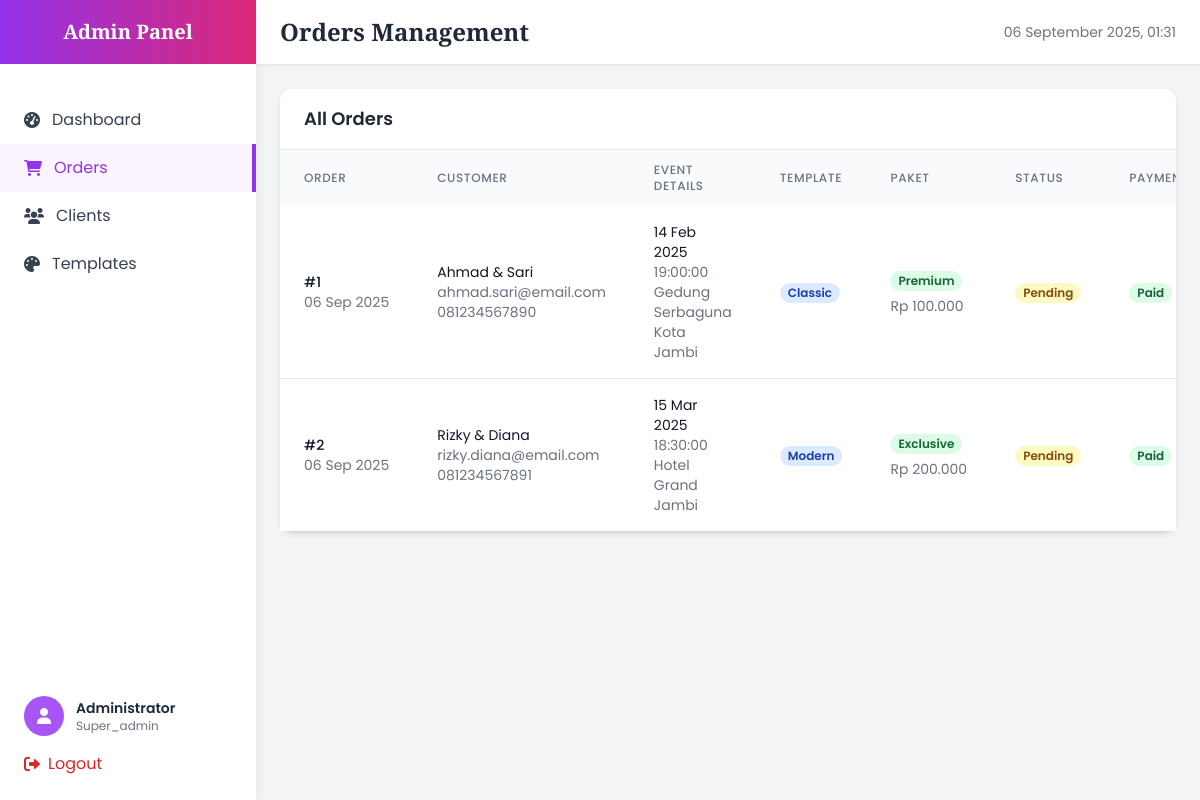
Screenshot of /admin/orders.php (signed in) with the database file from the repository.
### tables this page shows
CREATE TABLE IF NOT EXISTS undangan (
    id INT AUTO_INCREMENT PRIMARY KEY,
    nama_pasangan VARCHAR(255) NOT NULL,
    slug VARCHAR(255) UNIQUE NOT NULL,
    tanggal_acara DATE NOT NULL,
    lokasi VARCHAR(500) NOT NULL,
    template VARCHAR(50) NOT NULL DEFAULT 'classic',
    paket VARCHAR(50) NOT NULL DEFAULT 'basic',
    status ENUM('pending', 'processing', 'completed', 'cancelled') DEFAULT 'pending',
    created_at TIMESTAMP DEFAULT CURRENT_TIMESTAMP,
    updated_at TIMESTAMP DEFAULT CURRENT_TIMESTAMP ON UPDATE CURRENT_TIMESTAMP,
    
     
    nama_pria VARCHAR(255),
    nama_wanita VARCHAR(255),
    nama_ortu_pria VARCHAR(255),
    nama_ortu_wanita VARCHAR(255),
    alamat_lengkap TEXT,
    waktu_acara TIME,
    kontak_wa VARCHAR(20),
    email VARCHAR(100),
    
     
    musik_url VARCHAR(500),
    galeri_foto JSON,
    map_lokasi VARCHAR(500),
    ucapan_khusus TEXT,
    
     
    harga DECIMAL(10,2),
    status_pembayaran ENUM('pending', 'paid', 'failed') DEFAULT 'pending',
    metode_pembayaran VARCHAR(50),
    bukti_pembayaran VARCHAR(500),
    
     
    access_token VARCHAR(255) UNIQUE,
    total_views INT DEFAULT 0,
    last_viewed TIMESTAMP NULL
);

### admin/orders.php (the view, shortened to what this page needs)
<?php
include '../db.php';
$sql = "SELECT * FROM undangan ORDER BY created_at DESC";
$orders = mysqli_query($conn, $sql);
?>
<!DOCTYPE html>
<html lang="id">
<head>
  <script src="https://cdn.tailwindcss.com"></script>
  <link href="https://cdnjs.cloudflare.com/ajax/libs/font-awesome/6.0.0/css/all.min.css" rel="stylesheet">
</head>
<body class="bg-gray-100 font-body">
  <div class="fixed inset-y-0 left-0 z-50 w-64 bg-white shadow-lg">
    <div class="flex items-center justify-center h-16 bg-gradient-to-r from-purple-600 to-pink-600">
      <h1 class="text-white text-xl font-heading font-bold">Admin Panel</h1>
    </div>
    <nav class="mt-8">
      <a href="dashboard.php" class="flex items-center px-6 py-3 text-gray-700 hover:bg-gray-50 hover:text-purple-600 transition">
        <i class="fas fa-tachometer-alt mr-3"></i>
        Dashboard
      </a>
      <a href="orders.php" class="flex items-center px-6 py-3 text-purple-600 bg-purple-50 border-r-4 border-purple-600">
        <i class="fas fa-shopping-cart mr-3"></i>
        Orders
      </a>
      <a href="clients.php" class="flex items-center px-6 py-3 text-gray-700 hover:bg-gray-50 hover:text-purple-600 transition">
        <i class="fas fa-users mr-3"></i>
        Clients
      </a>
      <a href="templates.php" class="flex items-center px-6 py-3 text-gray-700 hover:bg-gray-50 hover:text-purple-600 transition">
        <i class="fas fa-palette mr-3"></i>
        Templates
      </a>
    </nav>
    <div class="absolute bottom-0 w-full p-6">
      <div class="flex items-center mb-4">
        <div class="w-10 h-10 bg-purple-500 rounded-full flex items-center justify-center">
          <i class="fas fa-user text-white"></i>
        </div>
        <div class="ml-3">
          <p class="text-sm font-semibold text-gray-800"><?= $_SESSION['admin_nama'] ?></p>
          <p class="text-xs text-gray-500"><?= ucfirst($_SESSION['admin_role']) ?></p>
        </div>
      </div>
      <a href="logout.php" class="flex items-center text-red-600 hover:text-red-800 transition">
        <i class="fas fa-sign-out-alt mr-2"></i>
        Logout
      </a>
    </div>
  </div>
  <div class="ml-64">
    <header class="bg-white shadow-sm border-b border-gray-200">
      <div class="px-6 py-4">
        <div class="flex items-center justify-between">
          <h2 class="text-2xl font-heading font-bold text-gray-800">Orders Management</h2>
          <div class="flex items-center space-x-4">
            <span class="text-sm text-gray-500"><?= date('d F Y, H:i') ?></span>
          </div>
        </div>
      </div>
    </header>
    <main class="p-6">
      <div class="bg-white rounded-xl shadow-md">
        <div class="px-6 py-4 border-b border-gray-200">
          <h3 class="text-lg font-semibold text-gray-800">All Orders</h3>
        </div>
        <div class="overflow-x-auto">
          <table class="w-full">
            <thead class="bg-gray-50">
              <tr>
                <th class="px-6 py-3 text-left text-xs font-medium text-gray-500 uppercase tracking-wider">Order</th>
                <th class="px-6 py-3 text-left text-xs font-medium text-gray-500 uppercase tracking-wider">Customer</th>
                <th class="px-6 py-3 text-left text-xs font-medium text-gray-500 uppercase tracking-wider">Event Details</th>
                <th class="px-6 py-3 text-left text-xs font-medium text-gray-500 uppercase tracking-wider">Template</th>
                <th class="px-6 py-3 text-left text-xs font-medium text-gray-500 uppercase tracking-wider">Paket</th>
                <th class="px-6 py-3 text-left text-xs font-medium text-gray-500 uppercase tracking-wider">Status</th>
                <th class="px-6 py-3 text-left text-xs font-medium text-gray-500 uppercase tracking-wider">Payment</th>
              </tr>
            </thead>
            <tbody class="bg-white divide-y divide-gray-200">
              <?php while ($order = mysqli_fetch_assoc($orders)): ?>
              <tr class="hover:bg-gray-50">
                <td class="px-6 py-4 whitespace-nowrap">
                  <div class="text-sm font-medium text-gray-900">#<?= $order['id'] ?></div>
                  <div class="text-sm text-gray-500"><?= date('d M Y', strtotime($order['created_at'])) ?></div>
                </td>
                <td class="px-6 py-4 whitespace-nowrap">
                  <div class="text-sm text-gray-900"><?= $order['nama_pasangan'] ?></div>
                  <div class="text-sm text-gray-500"><?= $order['email'] ?></div>
                  <div class="text-sm text-gray-500"><?= $order['kontak_wa'] ?></div>
                </td>
                <td class="px-6 py-4">
                  <div class="text-sm text-gray-900"><?= date('d M Y', strtotime($order['tanggal_acara'])) ?></div>
                  <div class="text-sm text-gray-500"><?= $order['waktu_acara'] ?></div>
                  <div class="text-sm text-gray-500"><?= $order['lokasi'] ?></div>
                </td>
                <td class="px-6 py-4 whitespace-nowrap">
                  <span class="px-2 inline-flex text-xs leading-5 font-semibold rounded-full bg-blue-100 text-blue-800">
                    <?= ucfirst($order['template']) ?>
                  </span>
                </td>
                <td class="px-6 py-4 whitespace-nowrap">
                  <span class="px-2 inline-flex text-xs leading-5 font-semibold rounded-full bg-green-100 text-green-800">
                    <?= ucfirst($order['paket']) ?>
                  </span>
                  <div class="text-sm text-gray-500 mt-1">Rp <?= number_format($order['harga'], 0, ',', '.') ?></div>
                </td>
                <td class="px-6 py-4 whitespace-nowrap">
                  <?php
                  $status_color = '';
                  switch($order['status']) {
                      case 'pending': $status_color = 'bg-yellow-100 text-yellow-800'; break;
                  }
                  ?>
                  <span class="px-2 inline-flex text-xs leading-5 font-semibold rounded-full <?= $status_color ?>">
                    <?= ucfirst($order['status']) ?>
                  </span>
                </td>
                <td class="px-6 py-4 whitespace-nowrap">
                  <?php
                  $payment_color = '';
                  switch($order['status_pembayaran']) {
                      case 'paid': $payment_color = 'bg-green-100 text-green-800'; break;
                  }
                  ?>
                  <span class="px-2 inline-flex text-xs leading-5 font-semibold rounded-full <?= $payment_color ?>">
                    <?= ucfirst($order['status_pembayaran']) ?>
                  </span>
                </td>
              </tr>
              <?php endwhile; ?>
            </tbody>
          </table>
        </div>
      </div>
    </main>
  </div>
</body>
</html>

### rows the page displays
undangan: id "1", created_at "06 Sep 2025", nama_pasangan "Ahmad & Sari", email "ahmad.sari@email.com", kontak_wa "081234567890", tanggal_acara "14 Feb 2025", waktu_acara "19:00:00", lokasi "Gedung Serbaguna Kota Jambi", template "Classic", paket "Premium", harga "100.000", status "Pending", status_pembayaran "Paid"
undangan: id "2", created_at "06 Sep 2025", nama_pasangan "Rizky & Diana", email "rizky.diana@email.com", kontak_wa "081234567891", tanggal_acara "15 Mar 2025", waktu_acara "18:30:00", lokasi "Hotel Grand Jambi", template "Modern", paket "Exclusive", harga "200.000", status "Pending", status_pembayaran "Paid"

### other values shown
$_SESSION['admin_nama'] "Administrator"
$_SESSION['admin_role'] "Super_admin"
